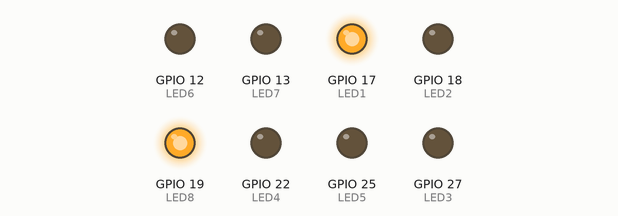
Recording of a program running on a simulated Raspberry Pi (BCM pin numbers). Shown: output pins drawn as LEDs (lit = HIGH).

Above: at 0.2 s.
At 1.2 s:
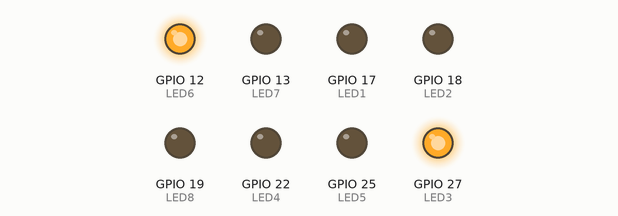
At 2.7 s:
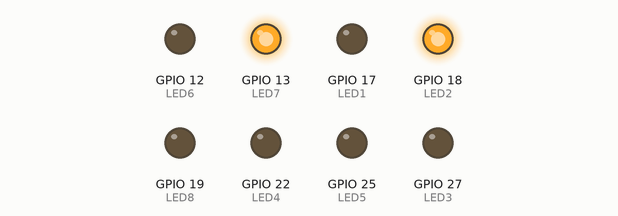
At 3.7 s:
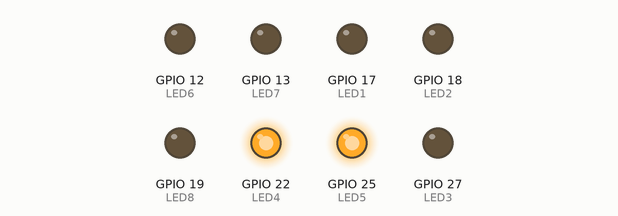
Timing chart, 0 to 4.6 s (numbered marks = the images above):
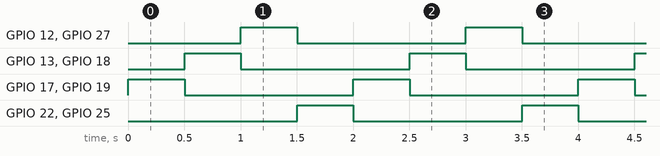

Measured:
- by itself, GPIO 12 (LED6), GPIO 13 (LED7), GPIO 17 (LED1), GPIO 18 (LED2), GPIO 19 (LED8), GPIO 22 (LED4), GPIO 25 (LED5), GPIO 27 (LED3): alternates HIGH for 0.50 s and LOW for 1.5 s
- by itself, everything shown: repeats every 2.0 s, in 4 steps

The program:

rpi_led.py
```python
from gpiozero import LED
from time import sleep

class rpi_led():
    def __init__(self):
        self.LED1 = LED(17)
        self.LED2 = LED(18)
        self.LED3 = LED(27)
        self.LED4 = LED(22)
        self.LED5 = LED(25)
        self.LED6 = LED(12)
        self.LED7 = LED(13)
        self.LED8 = LED(19)

    def functions(self):
        while True:
            self.LED1.on()
            self.LED8.on()
            sleep(0.5)
            self.LED1.off()
            self.LED8.off()

            self.LED2.on()
            self.LED7.on()
            sleep(0.5)
            self.LED2.off()
            self.LED7.off()

            self.LED3.on()
            self.LED6.on()
            sleep(0.5)
            self.LED3.off()
            self.LED6.off()

            self.LED4.on()
            self.LED5.on()
            sleep(0.5)
            self.LED4.off()
            self.LED5.off()

if __name__ == "__main__":
    init = rpi_led()
    init.functions()
```
